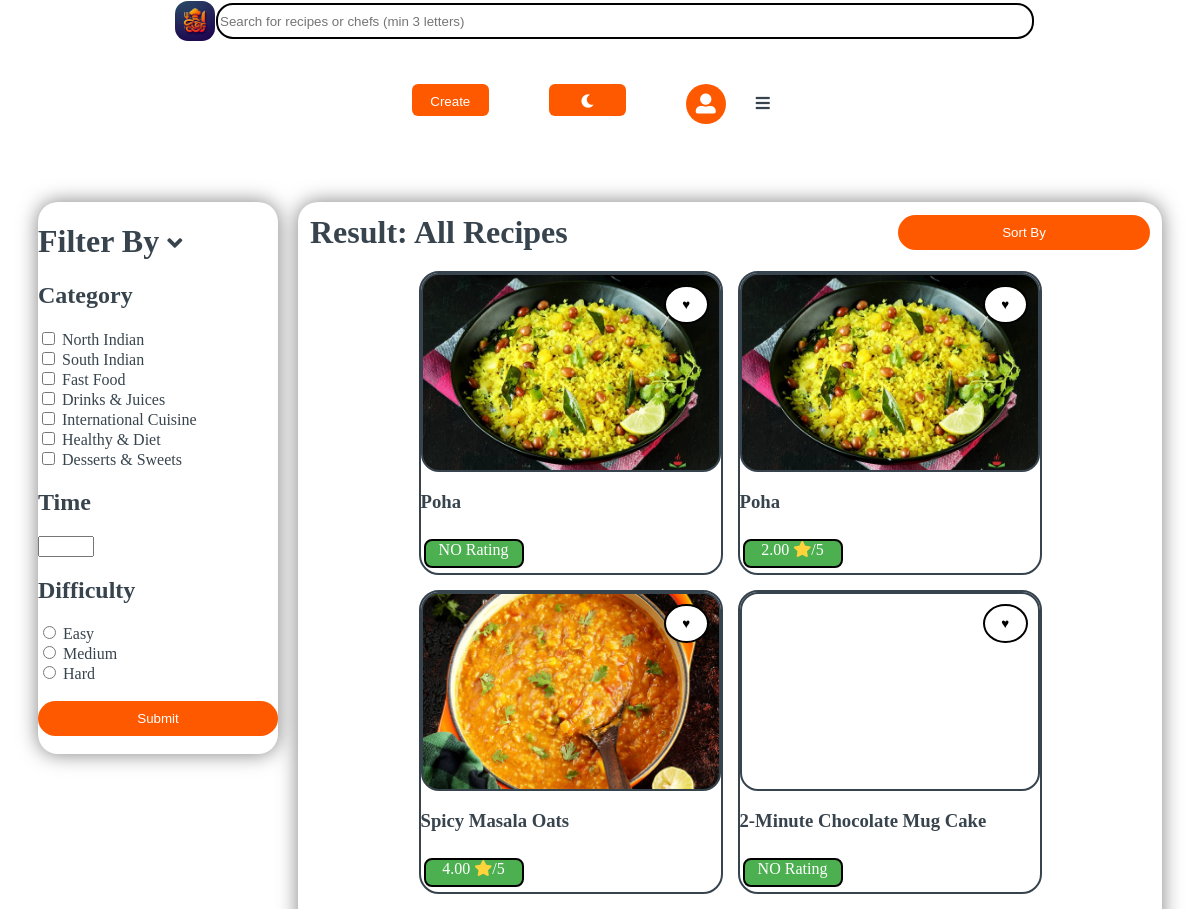
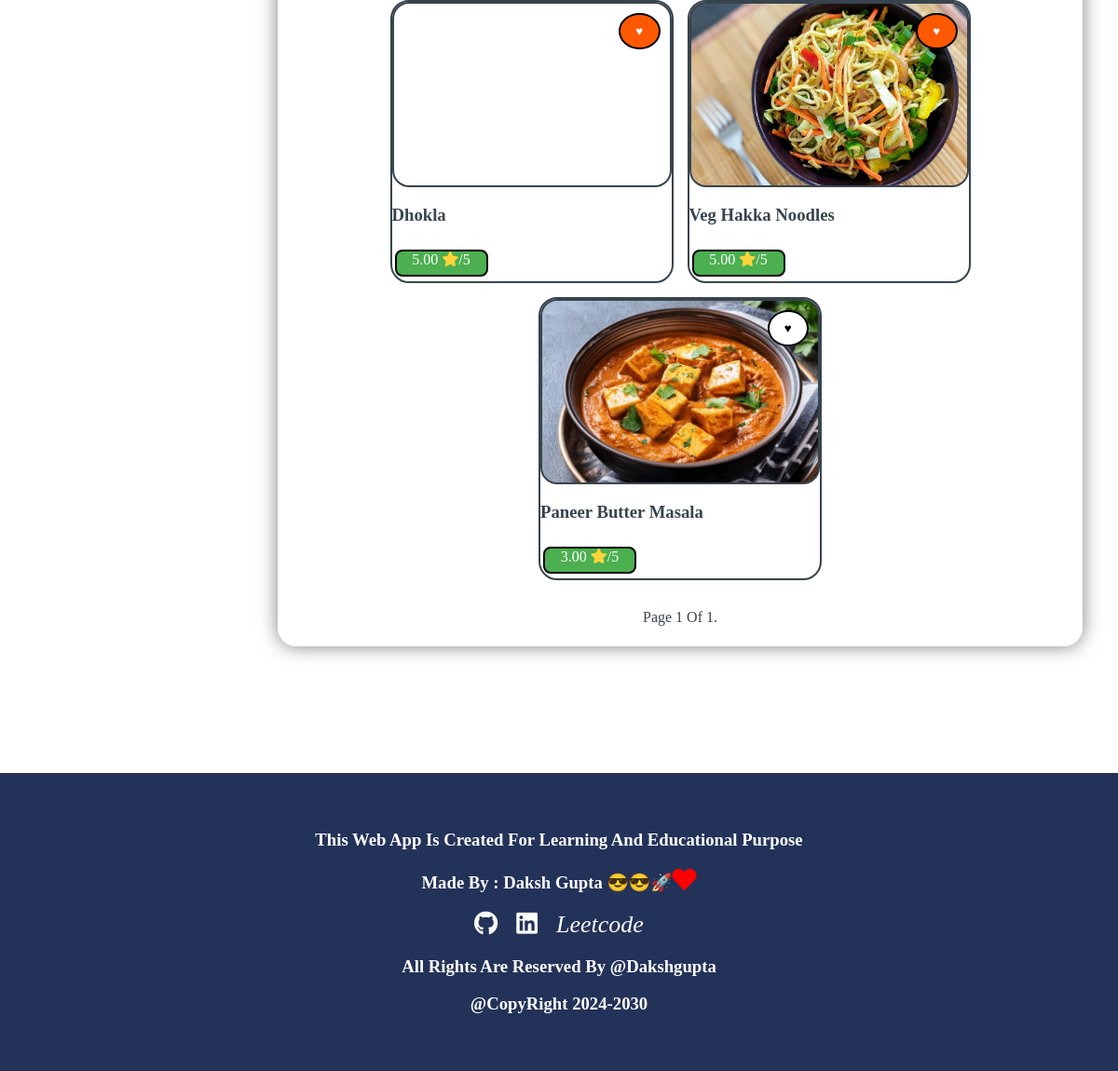
The app's page /Recipes/ (signed in) with its own data (2 pictures, top to bottom).
### RecipeApp/models.py (models this page shows)
class Recipe(models.Model):
    user = models.ForeignKey(User, on_delete=models.CASCADE)
    chef=models.ForeignKey(Chefsprofile, on_delete=models.CASCADE)
    recipe_id = models.UUIDField(primary_key=True, default=uuid.uuid4, editable=False)
    recipe_image = models.ImageField(upload_to=recipe_image_path, default='recipe_images/default_recipe_image.jpg')
    title = models.CharField(max_length=100)
    created_at = models.DateTimeField(auto_now_add=True)
    def average_rating(self):
        average = RecipeRating.objects.filter(recipe=self).aggregate(Avg('rating'))
        return average['rating__avg'] or 0

### RecipeApp/views.py (the view, shortened to what this page needs)
# urls.py: path('Recipes/', views.Recipespage, name='Recipespage'),  # Added trailing slash
def Recipespage(request):
    if request.user.is_authenticated:
        sort_by = request.GET.get('sort')
        print(sort_by)
        if sort_by == 'new_to_old':
            sort_value = '-created_at'
        elif sort_by == 'old_to_new':
            sort_value = 'created_at'
        elif sort_by == 'rating_low_to_high':
            sort_value = 'average_rating'
        elif sort_by == 'rating_high_to_low':
            sort_value = '-average_rating'
        elif sort_by == 'time_low_to_high':
            sort_value = 'total_time'
        elif sort_by == 'time_high_to_low':
            sort_value = '-total_time'
        else:
            sort_value = '-created_at'  # Default sorting
        recipes = Recipe.objects.all()
        allrecipes = recipes.order_by(sort_value)
        allrecipesWithReating = []
        for recipe in allrecipes:
            is_favorited = RecipeFavourite.objects.filter(user=request.user, recipe=recipe, like=True).exists()
            allrecipesWithReating.append({
                'recipe': recipe,
                'average_rating': recipe.average_rating(),
                'is_favorited': is_favorited,
            })
        heading = "Result: All Recipes"
        categ = request.GET.getlist('category')
        page = request.GET.get('page', 1)
        paginator = Paginator(allrecipesWithReating, 9)  # Show 10 recipes per page
        try:
            allrecipesWithReating = paginator.page(page)
        except PageNotAnInteger:
            allrecipesWithReating = paginator.page(1)
        except EmptyPage:
            allrecipesWithReating = paginator.page(paginator.num_pages)
        return render(request, 'recipes.html', {'allrecipesWithReating': allrecipesWithReating, 'heading': heading})
    else:
        return render(request, 'login.html')

### templates/recipes.html (shortened to what this page needs)
{% extends 'base.html' %}
{% block body %}
<div class="recipe-page">
    <div class="filternavbar">
        <a onclick="displayFilterForm()">
            <h1>Filter By <i class="fas fa-angle-down" style="font-size:24px"></i></h1>
        </a>
        <div class="filterform" id="filterform">
            <form action="{% url 'Recipespage' %}" method="POST" enctype="multipart/form-data">
                <h2>Category</h2>
                <input type="checkbox" name="category" value="North_Indian">
                <label class="sortednavbar-label" for="North_Indian">North Indian</label><br>
                <input type="checkbox" name="category" value="South_Indian">
                <label class="sortednavbar-label" for="South_Indian">South Indian</label><br>
                <input type="checkbox" name="category" value="Fast_Food">
                <label class="sortednavbar-label" for="Fast_Food">Fast Food</label><br>
                <input type="checkbox" name="category" value="Drinks_Juices">
                <label class="sortednavbar-label" for="Drinks_Juices">Drinks & Juices</label><br>
                <input type="checkbox" name="category" value="International_Cuisine">
                <label class="sortednavbar-label" for="International_Cuisine">International Cuisine</label><br>
                <input type="checkbox" name="category" value="Healthy_Diet">
                <label class="sortednavbar-label" for="Healthy_Diet">Healthy & Diet</label><br>
                <input type="checkbox" name="category" value="Desserts_Sweets">
                <label class="sortednavbar-label" for="Desserts_Sweets">Desserts & Sweets</label><br>
                <h2>Time</h2>
                <input type="number" id="time" name="time" min="0" max="60"><br>
                <h2>Difficulty</h2>
                <input type="radio" id="easy" name="difficulty" value="easy">
                <label class="sortednavbar-label" for="easy">Easy</label><br>
                <input type="radio" id="medium" name="difficulty" value="medium">
                <label class="sortednavbar-label" for="medium">Medium</label><br>
                <input type="radio" id="hard" name="difficulty" value="hard">
                <label class="sortednavbar-label" for="hard">Hard</label><br><br>
                <button type="submit">Submit</button><br>
            </form>
        </div>
    </div>
    <div class="recipeBoxcontainer">
        <div style="display: flex; justify-content: space-between; align-items: center; width: 100%;">
            <h1 style="margin: 0;">{{ heading }}</h1>
            <button onclick="toggleSortBar()" style="margin-left: auto;width: 30%;">Sort By</button>
        </div>
        <div class="sub-recipe-box">
            {% if allrecipesWithReating %}
            {% for item in allrecipesWithReating %}
            <div class="recipebox">
                <a href="{% url 'recipe_detail' item.recipe.pk %}" class="recipe-link">
                    <div class="img-container"
                        style="background-image: url('{{ MEDIA_URL }}{{ item.recipe.recipe_image.url }}');">
                        {% if item.is_favorited %}
                        <button class="addto-favorite-button" style="background-color: #ff5900;"
                            onclick="toggleFavorite(event, '{{ item.recipe.pk }}'); return false;">&hearts;</button>
                        {% else %}
                        <button class="addto-favorite-button" style="background-color: #ffffff; color: black;"
                            onclick="toggleFavorite(event, '{{ item.recipe.pk }}'); return false;">&hearts;</button>
                        {% endif %}
                    </div>
                    <div class="title-container">
                        <h3><b>{{ item.recipe.title }}</b></h3><br>
                        <div class="ratingdiv">
                            {% if item.average_rating != 0 %}
                                {{ item.average_rating|floatformat:2 }}
                                <i class="fa fa-star" style="color: #FFD43B;"></i>/5
                            {% else %}
                                 NO Rating
                            {% endif %}
                        </div>
                    </div>
                </a>
            </div>
            {% endfor %}
            {% else %}
            <h1>No recipes</h1>
            {% endif %}
        </div>
        <div class="pagination">
            <span class="step-links">
                <span class="current">
                    Page {{ allrecipesWithReating.number }} of {{ allrecipesWithReating.paginator.num_pages }}.
                </span>
            </span>
        </div>
    </div>
</div>
{% endblock body %}

### static/css/style.css (style rules this page uses)
body { --body-color: #38444d; --bg-color: white; background-color: var(--bg-color); text-transform: capitalize; margin: 0; padding: 0; }
html { scroll-behavior: smooth; scrollbar-color: #ff5900 rgb(255, 255, 255); scrollbar-width: thin; }
a { color: var(--body-color); cursor: pointer; }
h1, h2, h3, h4, h5, h6, span { color: var(--body-color); }
a { text-decoration: none; }
label { display: block; color: var(--body-color); ; margin-bottom: 5px; }
button { display: block; width: 100%; padding: 10px; border: none; border-radius: 130px; background-color: #ff5900; color: #ffffff; cursor: pointer; }
.filterform { display: block; }
.sortednavbar-label { display: inline; margin-right: 10px; }
.recipe-page { height: 100%; display: flex; flex-direction: row; justify-content: center; padding-top: 3%; padding-bottom: 3%; gap: 20px; }
.filternavbar { height: 50%; width: 20%; border-radius: 20px; box-shadow: 0px 0px 20px 0px rgba(0, 0, 0, 0.5); }
.recipeBoxcontainer { height: 90%; width: 70%; border-radius: 20px; padding: 1%; display: flex; flex-direction: row; gap: 20px; flex-wrap: wrap; align-items: center; justify-content: center; box-shadow: 0px 0px 20px 0px rgba(0, 0, 0, 0.5); }
.sub-recipe-box { height: 80%; width: 100%; border-radius: 20px; display: flex; flex-direction: row; gap: 15px; flex-wrap: wrap; align-items: center; justify-content: center; }
.recipebox { height: 300px; width: 300px; border-radius: 20px; border: 2px solid var(--body-color); transition: transform 0.3s ease; }
.img-container { height: 65%; border-radius: 18px; border: 2px solid var(--body-color); display: flex; justify-content: right; background-size: cover; background-position: center; transition: transform 0.3s ease; }
.title-container { height: 26%; text-align: left; word-wrap: break-word; overflow-wrap: break-word; white-space: normal; }
.addto-favorite-button { height: 20%; width: 15%; margin-top: 10px; border-radius: 50%; margin-right: 10px; border: 2px solid black; }
.ratingdiv { color: white; background-color: #4caf50; height: 32%; width: 32%; border: 2px solid black; border-radius: 8px; text-align: center; margin-top: -10px; margin-left: 3px; }
.pagination { display: flex; align-items: center; justify-content: center; height: 39px; }
.step-links { display: flex; justify-content: center; align-items: center; gap: 10px; }

### records on screen
Recipe: recipe.recipe_image (picture), recipe "Poha", shows "NO Rating"
Recipe: recipe.recipe_image (picture), recipe "Poha", average_rating "2.00"
Recipe: recipe.recipe_image (picture), recipe "Spicy Masala Oats", average_rating "4.00"
Recipe: recipe "2-Minute Chocolate Mug Cake", shows "NO Rating"
Recipe: recipe "Dhokla", average_rating "5.00"
Recipe: recipe.recipe_image (picture), recipe "Veg Hakka Noodles", average_rating "5.00"
Recipe: recipe.recipe_image (picture), recipe "Paneer Butter Masala", average_rating "3.00"

### other values on screen
{{ heading }} "Result: All Recipes"
{{ allrecipesWithReating.number }} "1"
{{ allrecipesWithReating.paginator.num_pages }} "1"
